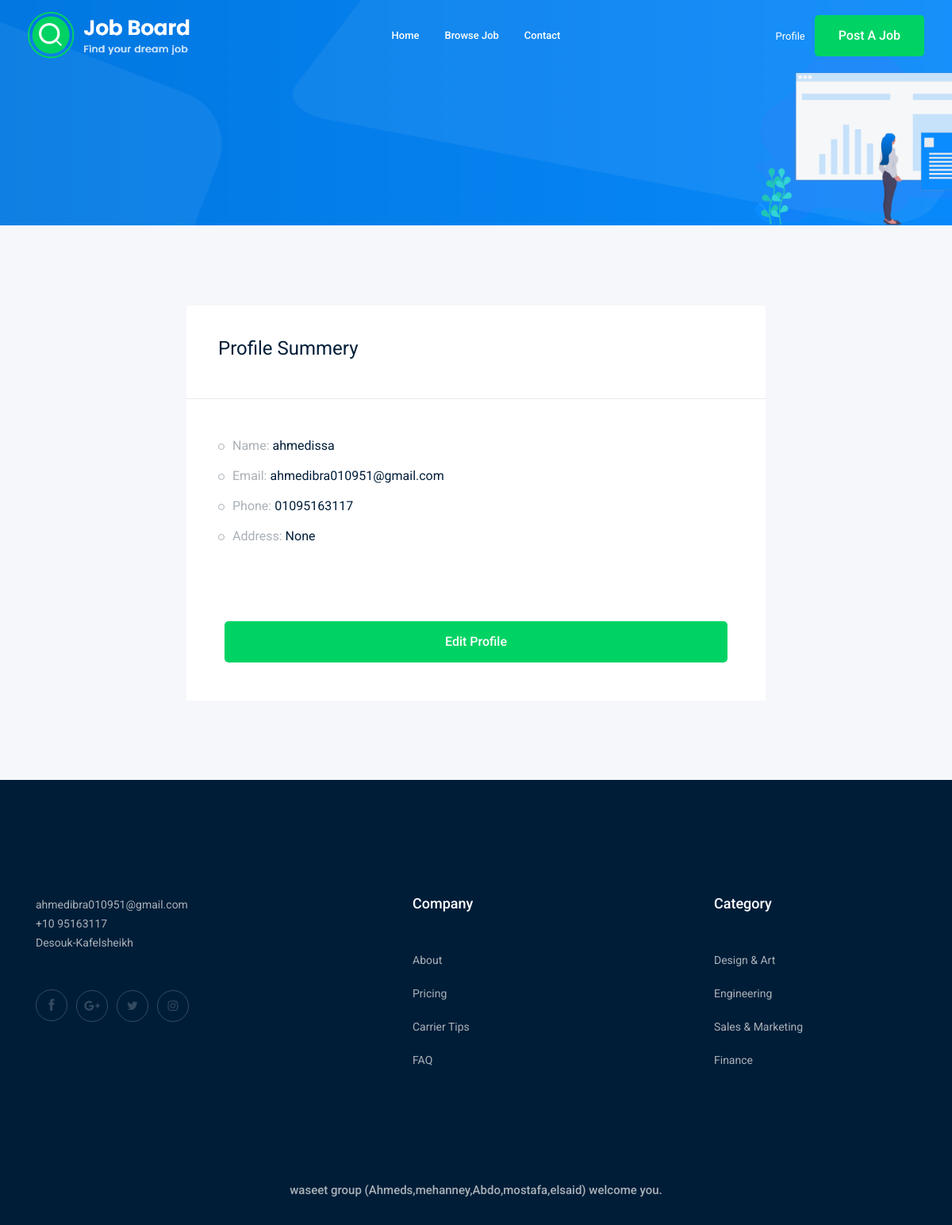
Screenshot of /accounts/profile (signed in) with the database file from the repository.
### accounts/models.py (models this page shows)
class Profile(models.Model):
    user = models.OneToOneField(User, on_delete=models.CASCADE)
    city = models.ForeignKey('City', related_name='user_city', on_delete=models.CASCADE , blank=True, null=True)
    phone_number = models.CharField(max_length=15)
    image  = models.ImageField(upload_to='profile/')
    def __str__(self):
        return str(self.user)

### accounts/views.py (the view)
# urls.py: path('profile',views.profile , name='profile'),
def profile(request):
    profile = Profile.objects.get(user=request.user)
    return render(request,'accounts/profile.html',{'profile': profile})

### accounts/templates/accounts/profile.html (shortened to what this page needs)
{% extends 'base.html' %}
{% load bootstrap4 %}
{% block body %}
    <div class="bradcam_area bradcam_bg_1">
        <div class="container">
            <div class="row">
                <div class="col-xl-12">
                </div>
            </div>
        </div>
    </div>
    <div class="job_details_area">
        <div class="container">
            <div class="row">
                <div class="col-lg-8 mx-auto">
                    <div class="job_sumary">
                        <div class="summery_header">
                            <h3>Profile Summery</h3>
                        </div>
                        <div class="job_content">
                            <ul>
                                <li>Name: <span>{{profile}}</span></li>
                                <li>Email: <span>{{profile.user.email}}</span></li>
                                <li>Phone: <span>{{profile.phone_number}}</span></li>
                                <li>Address: <span>{{profile.city}}</span></li>
                            </ul>
                        </div>
                        <div class="p-5">
                            <a class="boxed-btn3 w-100" href="{% url 'accounts:profile_edit' %}"> Edit Profile</a>
                        </div>
                    </div>
                </div>
            </div>
        </div>
    </div>
    {% endblock body %}

### rows the page displays
Profile: user.username "ahmedissa", user.email "ahmedibra010951@gmail.com", phone_number "01095163117", city "None"
